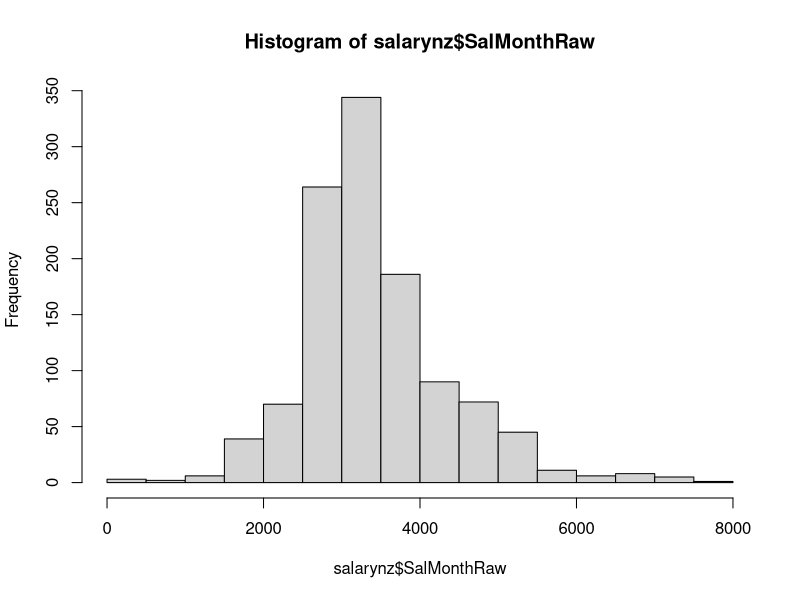
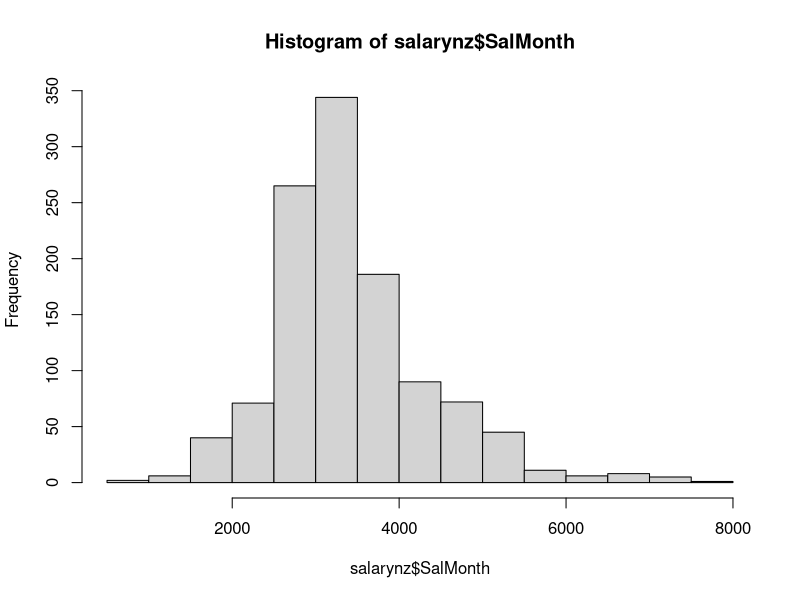
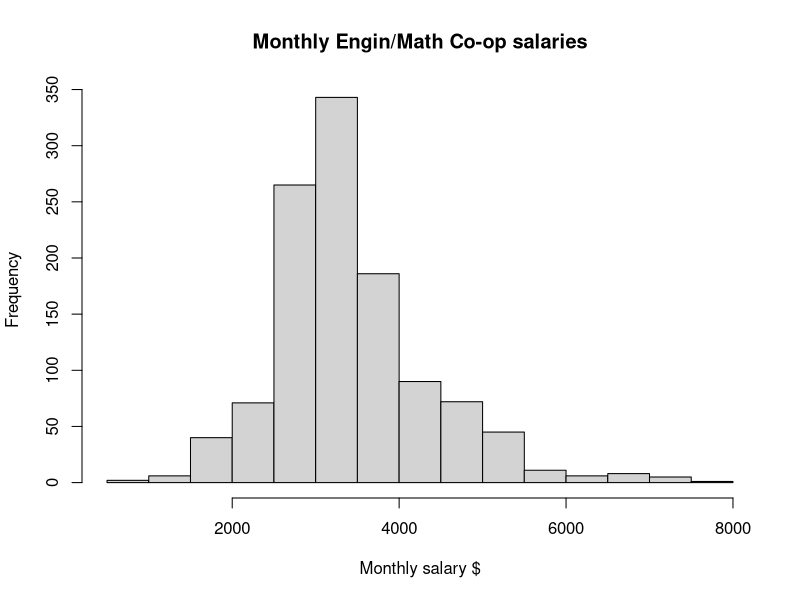
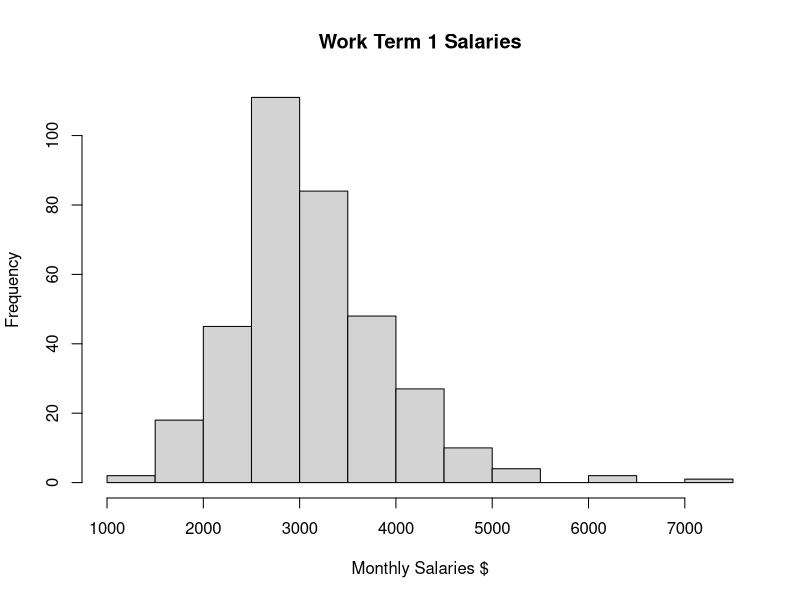
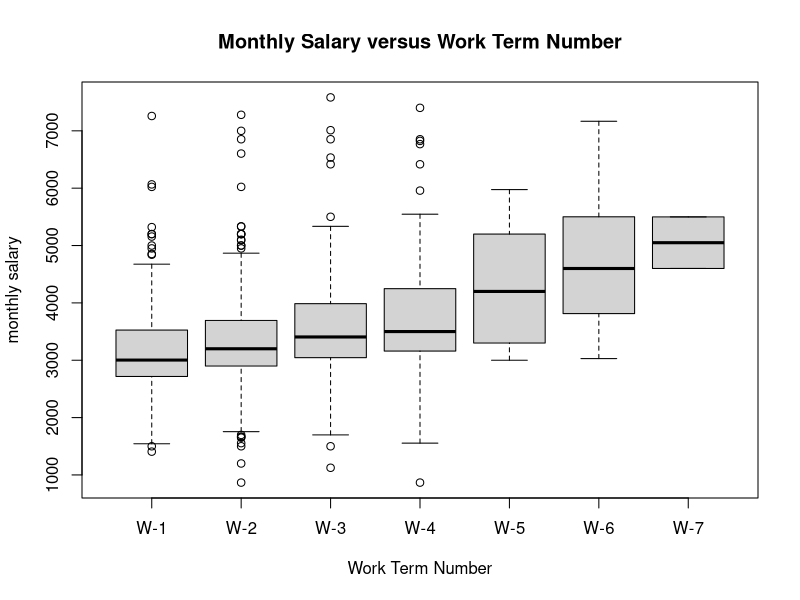
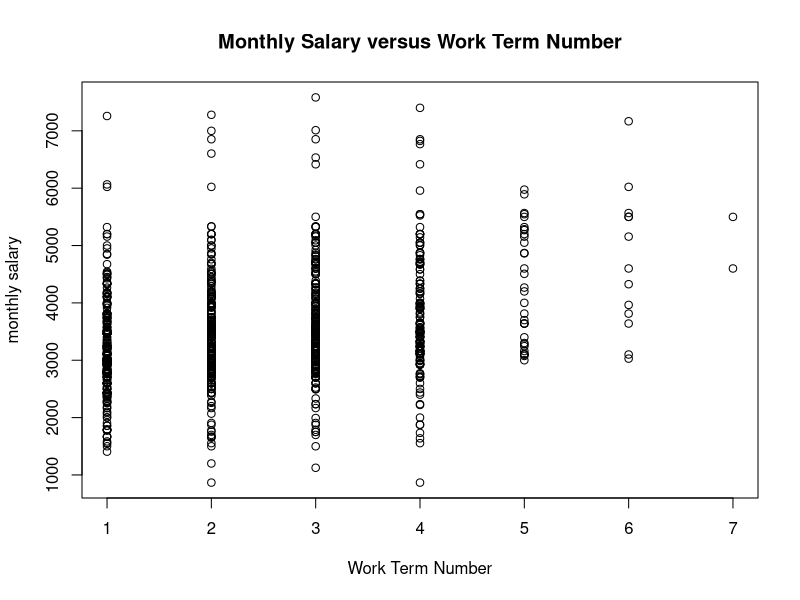
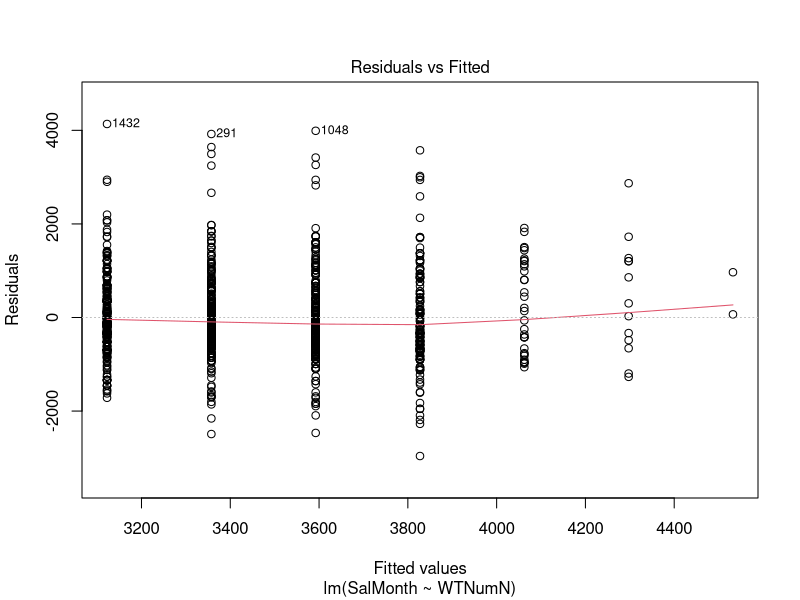
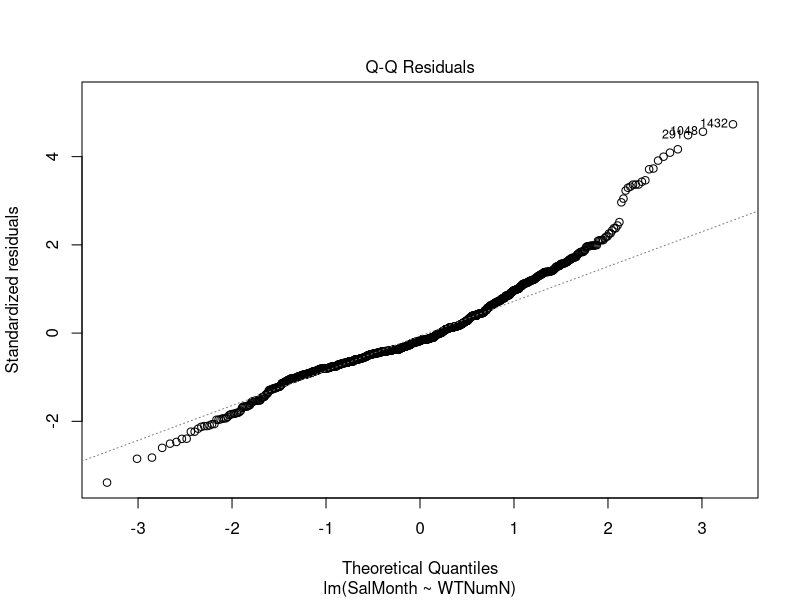

Reproduce these figures in R, in order.
## ---- chunk 1
#read in .csv file
salary<-read.csv('../Data/salaryInfo.csv')  
summary(salary)

#convert to short names
names(salary)
names(salary)<-c('Term','WTNum','GR.UG','SalMonthRaw')  
#remove the zero salaries
salarynz<-subset(salary, SalMonthRaw!=0)   
summary(salarynz)

hist(salarynz$SalMonthRaw)

salarynz[salarynz$SalMonthRaw<1000,]
salarynz$SalMonth<-salarynz$SalMonthRaw
#assume that salaries <$1000 are weekly
salarynz$SalMonth[salarynz$SalMonthRaw<1000]<-
     salarynz$SalMonthRaw[salarynz$SalMonthRaw<1000]*4   
summary(salarynz)

hist(salarynz$SalMonth)
summary(salarynz$WTNum)
#remove the student with unknown workterm
salarynz[salarynz$WTNum=='N/A',]
salarynz<-salarynz[salarynz$WTNum!='N/A',]  
summary(salarynz)

hist(salarynz$SalMonth, main='Monthly Engin/Math Co-op salaries', 
     xlab='Monthly salary $')
## ---- chunk 2



#extract out WorkTerm 1 salaries 
ywt1<-subset(salarynz,salarynz$WTNum=='W-1')
summary(ywt1)
ywt1<-ywt1[,-4]
summary(ywt1)
ywt1$WTNum<-factor(ywt1$WTNum)
rownames(ywt1)<-NULL
summary(ywt1)

#analyze WorkTerm 1 salaries
dim(ywt1)
n<-dim(ywt1)[1]
summary(ywt1$SalMonth)


hist(ywt1$SalMonth, main='Work Term 1 Salaries', xlab='Monthly Salaries $')


## ---- chunk 3
summary(salarynz)
summary(salarynz$WTNum)
#there is an un-used level "N/A" which we need to remove
salarynz$WTNum<-factor(salarynz$WTNum)
summary(salarynz$WTNum)
salarynz$WTNumN<-as.numeric(salarynz$WTNum)
summary(salarynz$WTNumN)




#Graph the data; side-by-side boxplots are one of my favourites

boxplot(salarynz$SalMonth~salarynz$WTNum, xlab='Work Term Number',ylab='monthly salary',
     main='Monthly Salary versus Work Term Number')

plot(salarynz$WTNumN, salarynz$SalMonth, xlab='Work Term Number',ylab='monthly salary',
     main='Monthly Salary versus Work Term Number')
##############################################################################################

Sal.lm<-lm(SalMonth~WTNumN, data=salarynz)
summary(Sal.lm)

####################################
##Check the model 

plot(Sal.lm,which=1:2)

# 1: Residuals VS Fitted values plot: Any any special pattern, we will conclude that the residuals have a constance varaince.
# 2: Normal Q-Q plot: if all of scatters are roughly on a straight line, we will conclude the residuals follow a normal distribution.  


###############################summary(cars)
dim(cars)   #shape of database
head(cars)   #look at top rows
tail(cars)   #look at bottom rows
sd(cars$speed)  #standard deviation of speed
sd(cars$dist)   #standard deviation of dist


## ---- chunk 4
plot(cars)
plot(cars$speed, cars$dist,
     main='Scatterplot Distance vs Speed',
     xlab='speed', ylab='distance')
boxplot(cars$speed, main='Boxplot of Speed')
hist(cars$speed, main='Histogram of Speed')
cars.lm <- lm(dist~speed, data=cars)   #lm fits a linear model dist = beta_0 + beta_1 speed
cars.lm                                # display the estimates of beta_0  and beta_1
summary(cars.lm)


cars.lmconf <- confint(cars.lm)         #95% confidence intervals for beta_0, beta_1
cars.lmconf
plot(cars$speed, cars$dist,
     main='Scatterplot Distance vs Speed',
     xlab='speed', ylab='distance')
abline(cars.lm)  #adds LS fitted line

